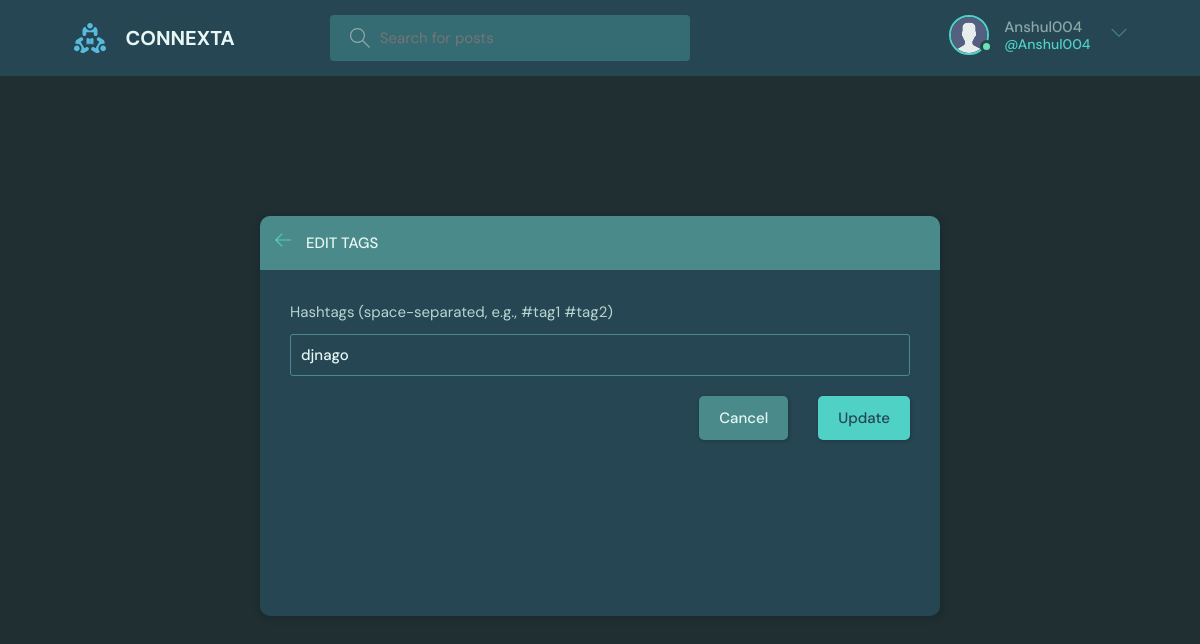
Screenshot of /message/edit-hashtags/23/ (signed in) with the database file from the repository.
### base/models.py (models this page shows, shortened)
class User(AbstractUser):
    name = models.CharField(max_length=200, null=True)
    email = models.EmailField(unique=True, null=True)
    bio = models.TextField(null=True)
    avatar = models.ImageField(null=True, default="avatar.svg")
    USERNAME_FIELD = 'email'
    REQUIRED_FIELDS = []
    objects = CustomUserManager()

class Message(models.Model):
    user = models.ForeignKey(User, on_delete=models.CASCADE)
    room = models.ForeignKey('Room', on_delete=models.CASCADE)
    body = models.TextField()
    hashtags = models.CharField(max_length=500, blank=True)
    image = models.ImageField(upload_to='temp/', blank=True, null=True)
    pdf = models.FileField(upload_to='temp/', blank=True, null=True)
    image_url = models.URLField(blank=True, null=True)
    pdf_url = models.URLField(blank=True, null=True)
    updated = models.DateTimeField(auto_now=True)
    created = models.DateTimeField(auto_now_add=True)
    class Meta:
        ordering = ['-updated', '-created']

### base/views.py (the view)
# urls.py: path('message/edit-hashtags/<int:pk>/', views.edit_message_hashtags, name='edit_message_hashtags'),
@login_required(login_url='login')
def edit_message_hashtags(request, pk):
    message = get_object_or_404(Message, id=pk)
    if request.user != message.user:
        return HttpResponse("You are not allowed to edit this message!")
    if request.method == "POST":
        new_hashtags = request.POST.get("hashtags", "")
        message.hashtags = new_hashtags
        message.save()
        return redirect('room', pk=message.room.id)
    return render(request, "base/edit_hashtags.html", {"message": message})

### base/templates/base/edit_hashtags.html (shortened to what this page needs)
{% extends 'main.html' %}
{% block content %}
<main class="update-account layout">
  <div class="container">
    <div class="layout__box">
      <div class="layout__boxHeader">
        <div class="layout__boxTitle">
          <a href="{% url 'room' message.room.id %}">
            <svg version="1.1" xmlns="http://www.w3.org/2000/svg" width="32" height="32" viewBox="0 0 32 32">
              <title>arrow-left</title>
              <path d="M13.723 2.286l-13.723 13.714 13.719 13.714 1.616-1.611-10.96-10.96h27.625v-2.286h-27.625l10.965-10.965-1.616-1.607z">
              </path>
            </svg>
          </a>
          <h3>Edit tags</h3>
        </div>
      </div>
      <div class="layout__body">
        <form class="form" action="" method="POST">
          <div class="form__group">
            <label for="hashtags">Hashtags (space-separated, e.g., #tag1 #tag2)</label>
            <input type="text" name="hashtags" id="hashtags" value="{{ message.hashtags }}">
          </div>
          <div class="form__action">
            <a class="btn btn--dark" href="{% url 'room' message.room.id %}">Cancel</a>
            <button class="btn btn--main" type="submit">Update</button>
          </div>
        </form>
      </div>
    </div>
  </div>
</main>
{% endblock content %}

### templates/navbar.html (shortened to what this page needs)
{% load static %}
<header class="header header--loggedIn">
    <div class="container">
        <a href="{% url 'dashboard' %}" class="header__logo">
            <img src="{% static 'images/logo.svg' %}" />
            <h1>CONNEXTA</h1>
        </a>
        <form class="header__search" method="GET" action="{% url 'home' %}">
            <label>
                <input name="q" placeholder="Search for posts" />
            </label>
        </form>
        <nav class="header__menu">
            {% if request.user.is_authenticated %}
            <div class="header__user">
                <a href="{% url 'update-user' %}">
                    <div class="avatar avatar--medium active">
                        <img src="{{request.user.avatar.url}}" />
                    </div>
                    <p>{{request.user.username}} <span>@{{request.user.username}}</span></p>
                </a>
                <button class="dropdown-button">
                    <svg version="1.1" xmlns="http://www.w3.org/2000/svg" width="32" height="32" viewBox="0 0 32 32">
                        <title>chevron-down</title>
                        <path d="M16 21l-13-13h-3l16 16 16-16h-3l-13 13z"></path>
                    </svg>
                </button>
            </div>
            {% else %}
            <a href="{% url 'login' %}">
                <img src="{% static 'images/avatar.svg' %}" />
                <p>Login</p>
            </a>
            {% endif %}
        </nav>
    </div>
</header>

### rows the page displays
User: user.avatar (placeholder picture), user.username "Anshul004"
Message: hashtags "djnago"
